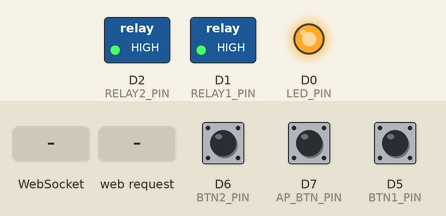
This sketch was run on a simulated ESP8266 (NodeMCU). Parts: switched loads named in the sketch (green lamp = pin HIGH), output pins drawn as LEDs (lit = HIGH). Inputs (shaded band) come from the test bench; at power-on: D6 (BTN2_PIN) HIGH, D5 (BTN1_PIN) HIGH, D7 (AP_BTN_PIN) HIGH. WiFi joins after 1.5 s; servers stay silent unless stated; storage starts empty.

Above: at 2.7 s.
2.8 s: D6 (BTN2_PIN) pulled LOW for 0.15 s
At 5.3 s:
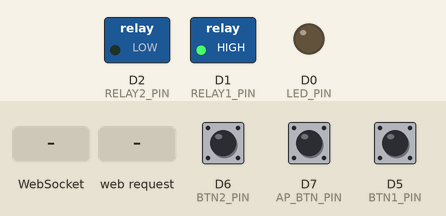
5.9 s: D5 (BTN1_PIN) pulled LOW for 0.15 s
At 6.8 s:
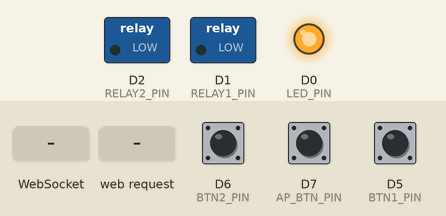
9.0 s: WebSocket text "toggle:2" received
At 11.1 s:
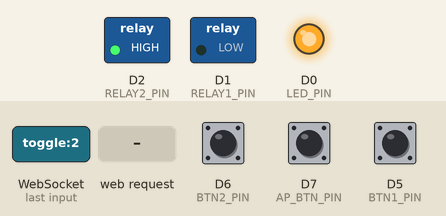
12.0 s: WebSocket text "toggle:1" received
At 12.6 s:
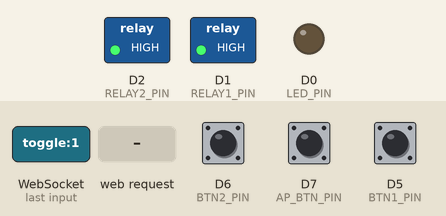
15.0 s: HTTP request GET /control?id=1&state=1 received
At 16.8 s:
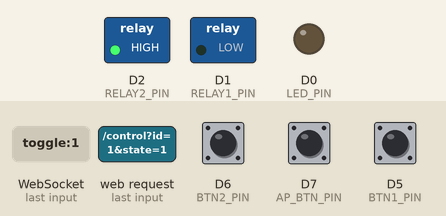
Timing chart, 0 to 19.0 s (numbered marks = the images above; inputs shaded):
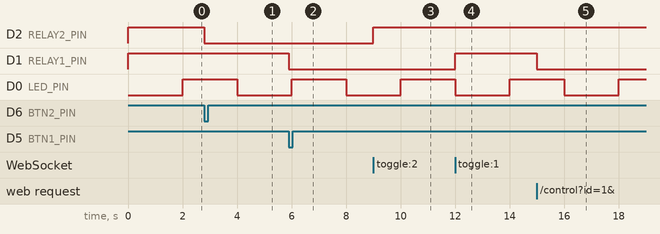

Measured:
- after the input at 2.8 s, D2 (RELAY2_PIN): HIGH → LOW at once
- after the input at 5.9 s, D1 (RELAY1_PIN): HIGH → LOW at once
- after the input at 9.0 s, D2 (RELAY2_PIN): LOW → HIGH at once
- after the input at 12.0 s, D1 (RELAY1_PIN): LOW → HIGH at once
- after the input at 15.0 s, D1 (RELAY1_PIN): HIGH → LOW at once

The sketch:

CholoBiddut_SmartSwitch_V2.ino
```cpp
#include <ESP8266WiFi.h>
#include <ESP8266WebServer.h>
#include <ESP8266mDNS.h>
#include <LittleFS.h>
#include <WiFiManager.h>
#include <WebSocketsServer.h>

#define RELAY1_PIN D1
#define RELAY2_PIN D2
#define BTN1_PIN    D5
#define BTN2_PIN    D6
#define AP_BTN_PIN  D7
#define LED_PIN     D0

const char* mdnsName = "cholobiddut";
const char* apName = "CholoBiddut Smart Home";

ESP8266WebServer server(80);
WebSocketsServer webSocket(81);
WiFiManager wm;

bool relay1State = false;
bool relay2State = false;

bool btn1Last = HIGH;
bool btn2Last = HIGH;
bool apBtnLast = HIGH;

unsigned long lastBtn1Change = 0;
unsigned long lastBtn2Change = 0;
unsigned long lastApChange = 0;

unsigned long apHoldStart = 0;
bool apHoldActive = false;
bool apTriggered = false;

const uint8_t DEBOUNCE_MS = 50;
const uint32_t AP_HOLD_MS = 5000;

bool setupPortalActive = false;
bool wifiReady = false;

unsigned long ledLastToggle = 0;
bool ledState = LOW;

const int RELAY_ON = LOW;
const int RELAY_OFF = HIGH;

String escapeJson(const String& s) {
  String o;
  for (size_t i = 0; i < s.length(); i++) {
    char c = s[i];
    if (c == '\\' || c == '"') o += '\\';
    o += c;
  }
  return o;
}

void applyRelay(uint8_t pin, bool state) {
  digitalWrite(pin, state ? RELAY_ON : RELAY_OFF);
}

void sendStateToClients() {
  String payload = "{";
  payload += "\"r1\":" + String(relay1State ? "true" : "false") + ",";
  payload += "\"r2\":" + String(relay2State ? "true" : "false") + ",";
  payload += "\"wifi\":\"" + escapeJson(WiFi.status() == WL_CONNECTED ? WiFi.SSID() : (setupPortalActive ? String(apName) : String("Connecting"))) + "\",";
  payload += "\"ip\":\"" + WiFi.localIP().toString() + "\"";
  payload += "}";
  webSocket.broadcastTXT(payload);
}

void syncOutputs() {
  applyRelay(RELAY1_PIN, relay1State);
  applyRelay(RELAY2_PIN, relay2State);
  sendStateToClients();
}

void setRelay1(bool state) { relay1State = state; syncOutputs(); }
void setRelay2(bool state) { relay2State = state; syncOutputs(); }
void toggleRelay1() { setRelay1(!relay1State); }
void toggleRelay2() { setRelay2(!relay2State); }

String pageHtml() {
  String s;
  s.reserve(4200);
  s += "<!DOCTYPE html><html><head><meta charset='utf-8'>";
  s += "<meta name='viewport' content='width=device-width,initial-scale=1,maximum-scale=1,user-scalable=no'>";
  s += "<title>Dashboard</title>";
  s += "<style>";
  s += "body{margin:0;font-family:Arial,sans-serif;background:#f4f7fb;color:#111}";
  s += ".wrap{max-width:520px;margin:0 auto;padding:14px 14px 76px}";
  s += ".card{background:#fff;border-radius:18px;padding:14px;box-shadow:0 8px 22px rgba(0,0,0,.08);margin-bottom:12px}";
  s += ".row{display:grid;grid-template-columns:1fr 1fr;gap:10px}";
  s += ".btn{width:100%;padding:18px 12px;border:0;border-radius:16px;font-size:18px;font-weight:700}";
  s += ".on{background:#16a34a;color:#fff}.off{background:#dc2626;color:#fff}.gray{background:#334155;color:#fff}";
  s += ".top{display:flex;justify-content:space-between;align-items:center;gap:10px}";
  s += ".pill{display:inline-block;padding:8px 10px;border-radius:999px;background:#e2e8f0;font-size:13px}";
  s += ".iconbtn{width:44px;height:44px;border-radius:14px;border:0;background:#e2e8f0;font-size:20px}";
  s += ".hidden{display:none}.footer{text-align:center;color:#64748b;font-size:13px;position:fixed;left:0;right:0;bottom:0;padding:14px;background:linear-gradient(to top,#f4f7fb 70%,rgba(244,247,251,0))}";
  s += ".small{font-size:13px;color:#475569;line-height:1.45}";
  s += ".linkbox{margin-top:10px;padding:12px;border-radius:14px;background:#f8fafc;border:1px solid #e2e8f0}";
  s += "</style></head><body><div class='wrap'>";
  s += "<div class='card'><div class='top'><div><div style='font-size:20px;font-weight:800'>Home Control</div><div class='small'>WiFi: <span id='wifi'>...</span> · IP: <span id='ip'>...</span></div></div><button class='iconbtn' onclick='toggleSetup()'>⚙️</button></div>";
  s += "<div id='setupInfo' class='linkbox hidden'><div class='small'>Press and hold the configure button for 5 seconds to enter AP mode.</div></div></div>";
  s += "<div class='card'><div class='row'><button id='b1' class='btn off' onclick='toggle(1)'>Switch 1 OFF</button><button id='b2' class='btn off' onclick='toggle(2)'>Switch 2 OFF</button></div></div>";
  s += "<div class='card'><button class='btn gray' onclick='toggleSetup()'>WiFi Setup</button></div>";
  s += "</div><div class='footer'>Powered by CholoBiddut © 2026 CholoBiddut. All rights reserved.</div>";
  s += "<script>";
  s += "let ws;function conn(){ws=new WebSocket('ws://'+location.hostname+':81/');ws.onopen=()=>ws.send('get');";
  s += "ws.onmessage=e=>{let d=JSON.parse(e.data);document.getElementById('wifi').textContent=d.wifi;document.getElementById('ip').textContent=d.ip;upd(1,d.r1);upd(2,d.r2)};";
  s += "ws.onclose=()=>setTimeout(conn,600)}conn();";
  s += "function upd(n,v){let b=document.getElementById('b'+n);if(v){b.className='btn on';b.textContent='Switch '+n+' ON'}else{b.className='btn off';b.textContent='Switch '+n+' OFF'}}";
  s += "function toggle(n){if(ws&&ws.readyState===1)ws.send('toggle:'+n)}";
  s += "function toggleSetup(){document.getElementById('setupInfo').classList.toggle('hidden');if(ws&&ws.readyState===1)ws.send('get')}";
  s += "</script></body></html>";
  return s;
}

void handleRoot() { server.send(200, "text/html", pageHtml()); }

void handleControl() {
  if (server.hasArg("id") && server.hasArg("state")) {
    int id = server.arg("id").toInt();
    bool st = server.arg("state") == "1";
    if (id == 1) relay1State = st;
    if (id == 2) relay2State = st;
    syncOutputs();
    server.send(200, "application/json", "{\"ok\":true}");
    return;
  }
  server.send(400, "application/json", "{\"ok\":false}");
}

void startAPMode() {
  setupPortalActive = true;
  WiFi.mode(WIFI_AP_STA);
  WiFi.softAP(apName);
  MDNS.end();
  MDNS.begin(mdnsName);
  MDNS.addService("http", "tcp", 80);
  MDNS.addService("ws", "tcp", 81);
  wm.setConfigPortalTimeout(180);
  wm.startConfigPortal(apName);
  setupPortalActive = false;
}

void webSocketEvent(uint8_t num, WStype_t type, uint8_t * payload, size_t length) {
  if (type != WStype_TEXT) return;
  String msg = String((char*)payload);
  if (msg == "get") sendStateToClients();
  else if (msg == "toggle:1") toggleRelay1();
  else if (msg == "toggle:2") toggleRelay2();
  else if (msg == "ap") startAPMode();
}

void blinkLed(uint32_t intervalMs) {
  unsigned long now = millis();
  if (now - ledLastToggle >= intervalMs) {
    ledLastToggle = now;
    ledState = !ledState;
    digitalWrite(LED_PIN, ledState);
  }
}

void updateStatusLed() {
  if (WiFi.status() != WL_CONNECTED || setupPortalActive) {
    blinkLed(300);
  } else {
    blinkLed(2000);
  }
}

void handleButtons() {
  unsigned long now = millis();

  bool b1 = digitalRead(BTN1_PIN);
  bool b2 = digitalRead(BTN2_PIN);
  bool apb = digitalRead(AP_BTN_PIN);

  if (b1 != btn1Last && (now - lastBtn1Change) > DEBOUNCE_MS) {
    lastBtn1Change = now;
    btn1Last = b1;
    if (b1 == LOW) toggleRelay1();
  }

  if (b2 != btn2Last && (now - lastBtn2Change) > DEBOUNCE_MS) {
    lastBtn2Change = now;
    btn2Last = b2;
    if (b2 == LOW) toggleRelay2();
  }

  if (apb != apBtnLast && (now - lastApChange) > DEBOUNCE_MS) {
    lastApChange = now;
    apBtnLast = apb;
    if (apb == LOW) {
      apHoldStart = now;
      apHoldActive = true;
      apTriggered = false;
    } else {
      apHoldActive = false;
    }
  }

  if (apHoldActive && !apTriggered && apb == LOW && (now - apHoldStart) >= AP_HOLD_MS) {
    apTriggered = true;
    startAPMode();
  }
}

void setupWiFi() {
  wm.setConfigPortalTimeout(180);
  bool ok = wm.autoConnect(apName);
  wifiReady = ok;
  if (!ok) {
    setupPortalActive = true;
  }
}

void setup() {
  pinMode(RELAY1_PIN, OUTPUT);
  pinMode(RELAY2_PIN, OUTPUT);
  pinMode(BTN1_PIN, INPUT_PULLUP);
  pinMode(BTN2_PIN, INPUT_PULLUP);
  pinMode(AP_BTN_PIN, INPUT_PULLUP);
  pinMode(LED_PIN, OUTPUT);

  digitalWrite(LED_PIN, LOW);
  applyRelay(RELAY1_PIN, false);
  applyRelay(RELAY2_PIN, false);

  LittleFS.begin();
  Serial.begin(115200);

  WiFi.mode(WIFI_STA);
  setupWiFi();

  WiFi.hostname(mdnsName);
  if (MDNS.begin(mdnsName)) {
    MDNS.addService("http", "tcp", 80);
    MDNS.addService("ws", "tcp", 81);
  }

  server.on("/", handleRoot);
  server.on("/control", handleControl);
  server.begin();

  webSocket.begin();
  webSocket.onEvent(webSocketEvent);

  sendStateToClients();
}

void loop() {
  server.handleClient();
  webSocket.loop();
  MDNS.update();
  handleButtons();
  updateStatusLed();
}
```
